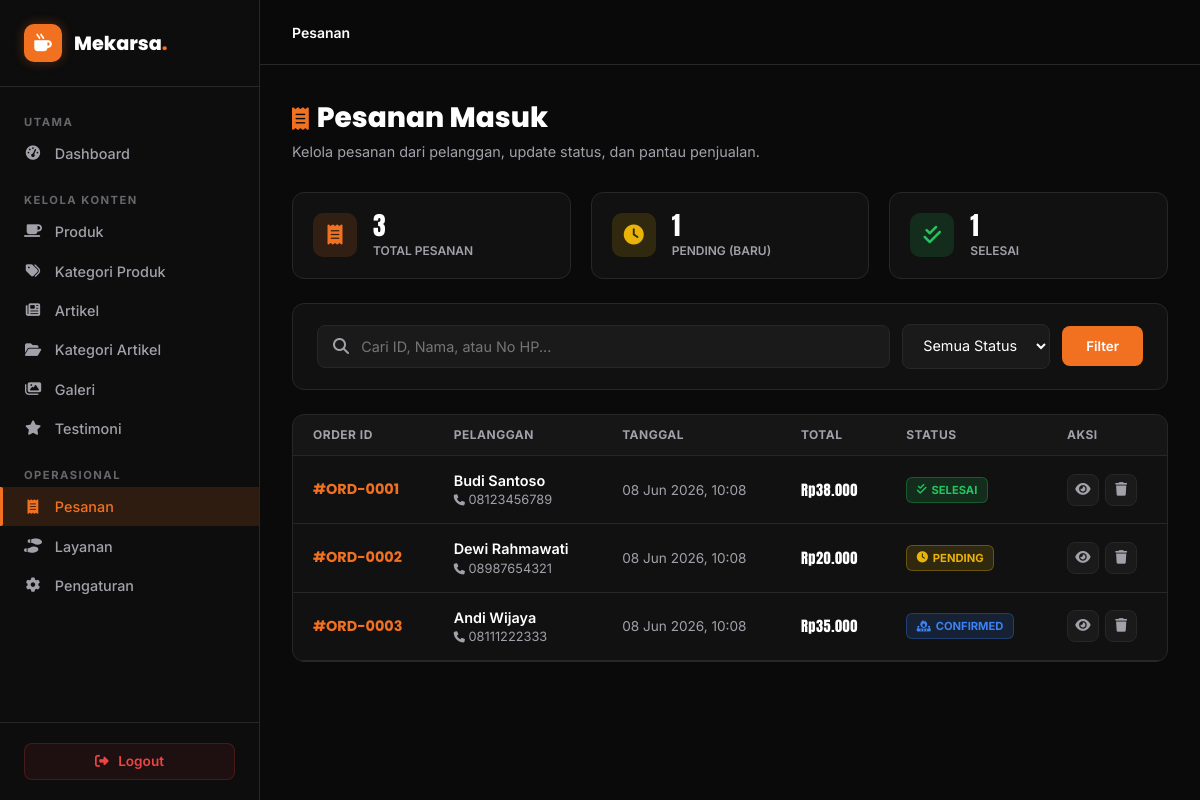
Page /portal-mekarsa/orders.php (signed in) on the committed database.
### tables this page shows
CREATE TABLE `orders` (
  `id` int(11) NOT NULL,
  `customer_name` varchar(100) NOT NULL,
  `customer_phone` varchar(20) NOT NULL,
  `order_date` timestamp NOT NULL DEFAULT current_timestamp(),
  `total_price` decimal(10,2) DEFAULT 0.00,
  `order_status` enum('pending','confirmed','completed','cancelled') DEFAULT 'pending',
  `notes` text DEFAULT NULL
);

### portal-mekarsa/orders.php (the view, shortened to what this page needs)
<?php
try {
    $pdo = getDBConnection();
    $search       = trim($_GET['search'] ?? '');
    $where  = [];
    $params = [];
    $whereSQL = !empty($where) ? 'WHERE ' . implode(' AND ', $where) : '';
    $listStmt = $pdo->prepare("SELECT * FROM orders $whereSQL ORDER BY order_date DESC");
    $listStmt->execute($params);
    $orders = $listStmt->fetchAll();
    $orderIds = array_column($orders, 'id');
    $itemsByOrder = [];
    if (!empty($orderIds)) {
        $in  = str_repeat('?,', count($orderIds) - 1) . '?';
        $sql = "SELECT oi.*, p.name AS product_name
                FROM order_items oi
                LEFT JOIN products p ON oi.product_id = p.id
                WHERE oi.order_id IN ($in)";
        $itemStmt = $pdo->prepare($sql);
        $itemStmt->execute($orderIds);
        $allItems = $itemStmt->fetchAll();
        foreach ($allItems as $item) {
            $itemsByOrder[$item['order_id']][] = $item;
        }
    }
    $statsStmt = $pdo->query("
        SELECT
            COUNT(*) AS total,
            SUM(order_status='pending') AS pending_count,
            SUM(order_status='completed') AS completed_count,
            SUM(total_price) AS revenue
        FROM orders
    ");
    $stats = $statsStmt->fetch();
} catch (PDOException $e) {
    $orders = [];
    $itemsByOrder = [];
    $stats = ['total'=>0, 'pending_count'=>0, 'completed_count'=>0, 'revenue'=>0];
    $flashMsg  = 'Database error: ' . $e->getMessage();
    $flashType = 'error';
}
?>
<!DOCTYPE html>
<html lang="id">
<head>
    <link href="https://cdnjs.cloudflare.com/ajax/libs/font-awesome/6.5.0/css/all.min.css" rel="stylesheet">
</head>
<body>
<aside class="sidebar" id="sidebar">
    <a href="dashboard.php" class="sidebar-brand">
        <div class="sidebar-brand-icon"><i class="fas fa-mug-hot"></i></div>
        <div class="sidebar-brand-text">Mekarsa<span>.</span></div>
    </a>
    <nav class="sidebar-nav">
        <div class="nav-section-label">Utama</div>
        <a href="dashboard.php" class="nav-item"><i class="fas fa-gauge-high"></i> Dashboard</a>
        <div class="nav-section-label" style="margin-top:0.75rem;">Kelola Konten</div>
        <a href="products.php" class="nav-item"><i class="fas fa-mug-saucer"></i> Produk</a>
        <a href="product-categories.php" class="nav-item"><i class="fas fa-tags"></i> Kategori Produk</a>
        <a href="articles.php" class="nav-item"><i class="fas fa-newspaper"></i> Artikel</a>
        <a href="article-categories.php" class="nav-item"><i class="fas fa-folder-open"></i> Kategori Artikel</a>
        <a href="gallery.php" class="nav-item"><i class="fas fa-images"></i> Galeri</a>
        <a href="testimonials.php" class="nav-item"><i class="fas fa-star"></i> Testimoni</a>
        <div class="nav-section-label" style="margin-top:0.75rem;">Operasional</div>
        <a href="orders.php" class="nav-item active"><i class="fas fa-receipt"></i> Pesanan</a>
        <a href="support-services.php" class="nav-item"><i class="fas fa-shoe-prints"></i> Layanan</a>
        <a href="settings.php" class="nav-item"><i class="fas fa-gear"></i> Pengaturan</a>
    </nav>
    <div class="sidebar-footer">
        <a href="logout.php" class="btn-logout" onclick="return confirm('Yakin ingin logout?')"><i class="fas fa-right-from-bracket"></i> Logout</a>
    </div>
</aside>
<div class="main">
    <header class="topbar">
        <div class="topbar-left">
            <nav class="breadcrumb"><span>Pesanan</span></nav>
        </div>
    </header>
    <main class="page-content">
        <div class="page-header">
            <h1><i class="fas fa-receipt" style="color:var(--orange);margin-right:0.5rem;font-size:1.4rem;"></i>Pesanan Masuk</h1>
            <p>Kelola pesanan dari pelanggan, update status, dan pantau penjualan.</p>
        </div>
        <div class="stats-row">
            <div class="stat-card">
                <div class="stat-icon stat-icon--orange"><i class="fas fa-receipt"></i></div>
                <div>
                    <div class="stat-val"><?= $stats['total'] ?? 0 ?></div>
                    <div class="stat-lbl">Total Pesanan</div>
                </div>
            </div>
            <div class="stat-card">
                <div class="stat-icon stat-icon--yellow"><i class="fas fa-clock"></i></div>
                <div>
                    <div class="stat-val"><?= $stats['pending_count'] ?? 0 ?></div>
                    <div class="stat-lbl">Pending (Baru)</div>
                </div>
            </div>
            <div class="stat-card">
                <div class="stat-icon stat-icon--green"><i class="fas fa-check-double"></i></div>
                <div>
                    <div class="stat-val"><?= $stats['completed_count'] ?? 0 ?></div>
                    <div class="stat-lbl">Selesai</div>
                </div>
            </div>
        </div>
        <div class="filter-bar">
            <form method="GET" action="orders.php">
                <div class="search-group">
                    <i class="fas fa-magnifying-glass"></i>
                    <input type="text" name="search" class="search-input" placeholder="Cari ID, Nama, atau No HP..." value="<?= htmlspecialchars($search) ?>">
                </div>
                <select name="status" class="filter-select">
                    <option value="">Semua Status</option>
                </select>
                <button type="submit" class="btn-filter">Filter</button>
            </form>
        </div>
        <div class="table-card">
            <div class="table-wrapper">
                <?php if (!empty($orders)): ?>
                    <table class="data-table">
                        <thead>
                            <tr>
                                <th>Order ID</th>
                                <th>Pelanggan</th>
                                <th>Tanggal</th>
                                <th>Total</th>
                                <th>Status</th>
                                <th>Aksi</th>
                            </tr>
                        </thead>
                        <tbody>
                            <?php foreach ($orders as $ord): ?>
                                <?php
                                    $badgeClass = 'badge--pending';
                                    $icon = 'fa-clock';
                                    $statusTxt = 'Pending';
                                    if ($ord['order_status'] === 'confirmed') { $badgeClass = 'badge--confirmed'; $icon = 'fa-fire-burner'; $statusTxt = 'Confirmed'; }
                                    if ($ord['order_status'] === 'completed') { $badgeClass = 'badge--completed'; $icon = 'fa-check-double'; $statusTxt = 'Selesai'; }
                                ?>
                                <tr>
                                    <td><span class="order-id">#ORD-<?= str_pad($ord['id'], 4, '0', STR_PAD_LEFT) ?></span></td>
                                    <td>
                                        <div class="customer-info"><?= htmlspecialchars($ord['customer_name']) ?></div>
                                        <div class="customer-phone"><i class="fas fa-phone" style="font-size:0.7rem;"></i> <?= htmlspecialchars($ord['customer_phone']) ?></div>
                                    </td>
                                    <td style="color:var(--text-muted); font-size:0.85rem;"><?= date('d M Y, H:i', strtotime($ord['order_date'])) ?></td>
                                    <td class="price">Rp<?= number_format($ord['total_price'], 0, ',', '.') ?></td>
                                    <td>
                                        <span class="badge <?= $badgeClass ?>"><i class="fas <?= $icon ?>"></i> <?= $statusTxt ?></span>
                                    </td>
                                    <td>
                                        <div class="action-group">
                                            <button class="action-btn action-btn--primary" title="Lihat Detail" onclick='openDetail(<?= json_encode($ord) ?>, <?= json_encode($itemsByOrder[$ord['id']] ?? []) ?>)'>
                                                <i class="fas fa-eye"></i>
                                            </button>
                                            <form method="POST" style="display:inline;" onsubmit="return confirm('Hapus data pesanan ini secara permanen?');">
                                                <button type="submit" class="action-btn action-btn--danger" title="Hapus">
                                                    <i class="fas fa-trash"></i>
                                                </button>
                                            </form>
                                        </div>
                                    </td>
                                </tr>
                            <?php endforeach; ?>
                        </tbody>
                    </table>
                <?php endif; ?>
            </div>
        </div>
    </main>
</div>
</body>
</html>

### rows in the picture
orders: id "0001", customer_name "Budi Santoso", customer_phone "08123456789", order_date "08 Jun 2026, 10:08", total_price "38.000", order_status "SELESAI"
orders: id "0002", customer_name "Dewi Rahmawati", customer_phone "08987654321", order_date "08 Jun 2026, 10:08", total_price "20.000", statusTxt "PENDING"
orders: id "0003", customer_name "Andi Wijaya", customer_phone "08111222333", order_date "08 Jun 2026, 10:08", total_price "35.000", order_status "CONFIRMED"

### other values in the picture
$stats['total'] "3"
$stats['pending_count'] "1"
$stats['completed_count'] "1"
